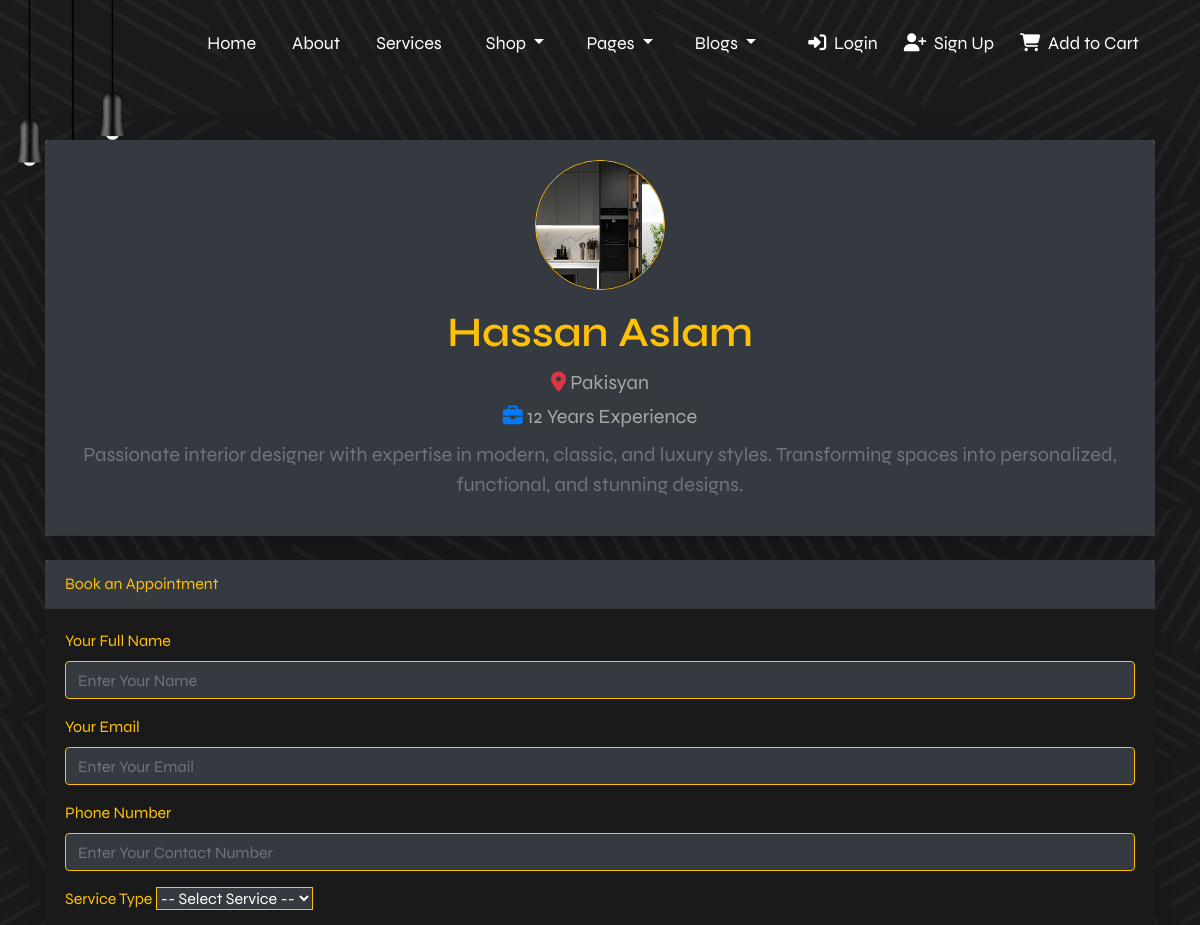
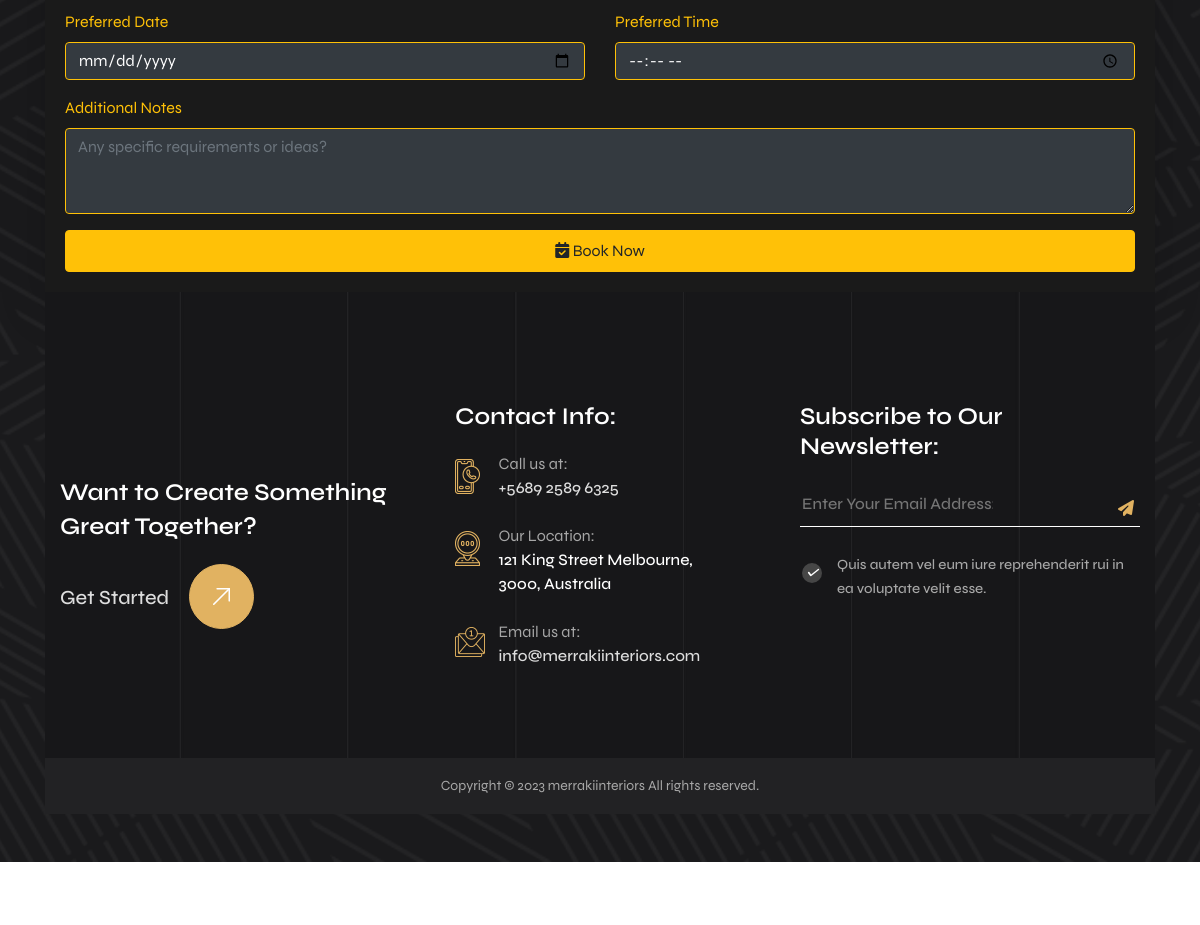
Screenshot of /booking.php?id=1 with the database file from the repository (2 pictures, top to bottom).
### tables this page shows
CREATE TABLE `interioirdesigner` (
  `Designer_id` int(11) NOT NULL,
  `firstname` varchar(50) NOT NULL,
  `lastname` varchar(50) NOT NULL,
  `contactnumber` int(30) NOT NULL,
  `address` varchar(200) NOT NULL,
  `yearofexperience` int(60) NOT NULL,
  `specialization` varchar(100) NOT NULL,
  `portfolio` varchar(200) NOT NULL
);

### booking.php (the view, shortened to what this page needs)
<?php
include('php/dbcon.php');
include('components/header.php');
if (isset($_GET['id'])) {
    $id = intval($_GET['id']);
    $stmt = $pdo->prepare("SELECT * FROM interioirdesigner WHERE Designer_id = ?");
    $stmt->execute([$id]);
    $designer = $stmt->fetch(PDO::FETCH_ASSOC);
} else {
    die("Invalid request!");
}
?>
<div class="container py-5">
    <div class="card mb-4 shadow-lg border-0">
        <div class="card-body text-center bg-dark text-light rounded-top">
            <img src="assets/images/service-image1.jpg"
                 class="rounded-circle border border-3 border-warning mb-3"
                 width="130" height="130" alt="Designer">
            <h2 class="fw-bold text-warning">
                <?= htmlspecialchars($designer['firstname'] . " " . $designer['lastname']) ?>
            </h2>
            <p class="mb-1">
                <i class="fa-solid fa-location-dot text-danger"></i>
                <?= htmlspecialchars($designer['address']) ?>
            </p>
            <p class="mb-2">
                <i class="fa-solid fa-briefcase text-primary"></i>
                <?= htmlspecialchars($designer['yearofexperience']) ?> Years Experience
            </p>
            <p class="fst-italic text-secondary">
                Passionate interior designer with expertise in modern, classic, and luxury styles.
                Transforming spaces into personalized, functional, and stunning designs.
            </p>
        </div>
    </div>
   <div class="card shadow-lg border-0">
    <div class="card-header bg-dark text-warning fw-bold fs-5">
        Book an Appointment
    </div>
    <div class="card-body" style="background-color: #1a1a1a; color: white;">
        <form action="" method="POST">
            <div class="mb-3">
                <label class="form-label text-warning">Your Full Name</label>
                <input type="text" name="name" placeholder="Enter Your Name" class="form-control border-warning bg-dark text-white" required>
            </div>
            <div class="mb-3">
                <label class="form-label text-warning">Your Email</label>
                <input type="email" name="email"  placeholder="Enter Your Email" class="form-control border-warning bg-dark text-white" required>
            </div>
            <div class="mb-3">
                <label class="form-label text-warning">Phone Number</label>
                <input type="tel" name="phone" placeholder="Enter Your Contact Number"  class="form-control border-warning bg-dark text-white" required>
            </div>
            <div class="mb-3">
                <label class="form-label text-warning">Service Type</label>
                <select name="service_type" class="form-select border-warning bg-dark text-white" required>
                    <option value="">-- Select Service --</option>
                </select>
            </div>
            <div class="row">
                <div class="col-md-6 mb-3">
                    <label class="form-label text-warning">Preferred Date</label>
                    <input type="date" name="date" class="form-control border-warning bg-dark text-white" required>
                </div>
                <div class="col-md-6 mb-3">
                    <label class="form-label text-warning">Preferred Time</label>
                    <input type="time" name="time" class="form-control border-warning bg-dark text-white" required>
                </div>
            </div>
            <div class="mb-3">
                <label class="form-label text-warning">Additional Notes</label>
                <textarea name="notes" rows="3" class="form-control border-warning bg-dark text-white" placeholder="Any specific requirements or ideas?"></textarea>
            </div>
            <button type="submit" class="btn btn-warning fw-bold px-4 py-2 w-100">
                <i class="fa-solid fa-calendar-check me-1"></i> Book Now
            </button>
        </form>
    </div>
</div>
<?php
include('components/footer.php');
?>

### assets/css/style.css (style rules this page uses)
:root { --e-global-color-primary: #ffffff; --e-global-color-secondary: #e1b261; --e-global-color-text: #a7a7a7; --e-global-color-accent: #e1b261; --e-global-color-very-dark-mostly-black-blue: #222224; --e-global-color-very-dark-grayish-blue:#5c5c5e; --e-global-color-very-dark-gray:#464646; --e-global-color-white: #ffffff; --e-global-color-black: #000000; }
body { font-family: 'Syne', sans-serif; }
.h2, h2 { font-size: 46px; line-height: 58px; font-weight: 600; color: var(--e-global-color-primary); }
p { font-size: 20px; line-height: 30px; font-weight: 400; color: var(--e-global-color-text); }

### assets/css/custom-style.css (style rules this page uses)
body { margin:0; padding:0; background: repeat-x top #fff; }

### assets/css/responsive.css (style rules this page uses)
@media screen and (max-width: 1440px) { h2 { font-size: 42px; line-height: 54px; } }

### rows the page displays
interioirdesigner: firstname+lastname "Hassan Aslam", address "Pakisyan", yearofexperience "12"
